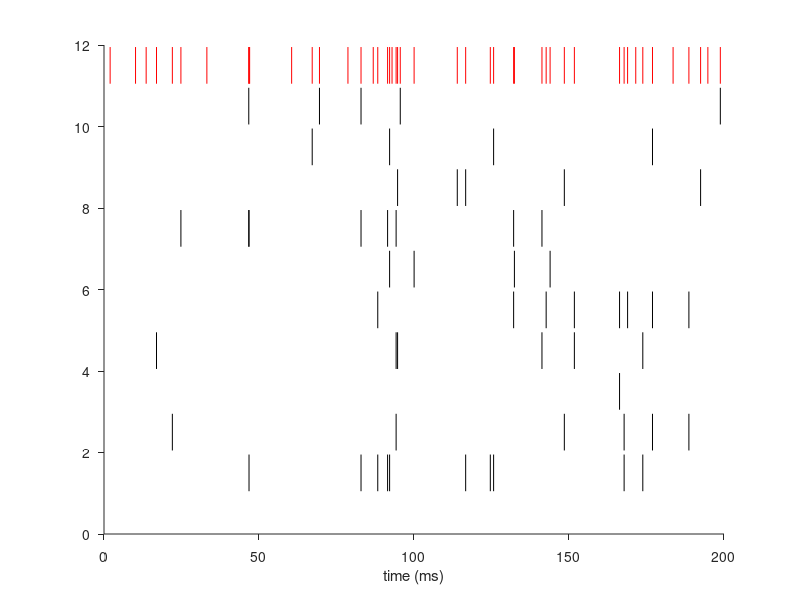

Write MATLAB code to recreate this figure. (Note: this script raises an error after producing the figure.)
% Generate correlated Poisson spike trains

rho = 0.2; %events/ms, 200 events per second

%probability of keeping a spike
prob_keep = 0.1;

dt = 0.5; %in ms
fs = 1/(dt*1e-3); %sampling frequency in Hz


t_max = 200; %ms
nev = 4*t_max*rho;
isi_v = exprnd(1/rho,1,nev);
spk_v = cumsum(isi_v);
spk_v = spk_v(find(spk_v<t_max));

%initializes the data structure
n_trains = 10;
for i = 1:n_trains
    s(i).tspk = [];
end;

for i = 1:length(spk_v)
    u = find(rand(1,n_trains)<=prob_keep);
    for j = 1:length(u)
        s(u(j)).tspk = [s(u(j)).tspk spk_v(i)];
    end;
end;

hf = figure; 
ha = axes;
for i = 1:length(spk_v)
    line('Parent',ha,'XData',[spk_v(i) spk_v(i)],'YData',[(n_trains+1.05) (n_trains+1.95)],...
        'Color','r');
end;

for i = 1:n_trains
  for j = 1:length(s(i).tspk)
    line('Parent',ha,'XData',[s(i).tspk(j) s(i).tspk(j)],'YData',[i+0.05 (i+0.95)]);
  end;
end;


%uncomment to generate associated EPSP conductance changes and plot them 
% Nt = ceil(t_max/dt);
% 
% %excitatory epsp time constant
% tauE = 1; %ms
%  
% epsp_v = zeros(n_trains,Nt);
%  
% for j = 1:n_trains
%     for i = 1:Nt
%         tc = i*dt;
%         epsp_v(j,i) = 0.5*sum( ( max( (tc-s(j).tspk),0 )/tauE).*exp( 1 - (max( (tc-s(j).tspk),0)/tauE) ) );
%     end;
% 
%     line('Parent',ha,'XData', (1:Nt)*dt, 'YData', epsp_v(j,:) + j,'Color','k','LineStyle','-');
% end;

set(ha,'TickDir','out');
xlabel(ha,'time (ms)');

%uncomment to save figure
%print(hf,'-depsc2','cross_poiss1.eps');

%compute the crosscorrelation between two such spike trains

t_max = 32768; %ms, 2^15
nev = ceil(4*t_max*rho);
isi_v = exprnd(1/rho,1,nev);
spk_v = cumsum(isi_v);
spk_v = spk_v(find(spk_v<t_max));

%initializes the data structure
n_trains = 2;
for i = 1:n_trains
    s(i).tspk = [];
end;

for i = 1:length(spk_v)
    u = find(rand(1,n_trains)<=prob_keep);
    for j = 1:length(u)
        s(u(j)).tspk = [s(u(j)).tspk spk_v(i)];
    end;
end;

%uncomment to plot spike trains
%figure; subplot(n_trains+1,1,1);
%stem(spk_v,ones(size(spk_v)),'Marker','none');

%for i = 1:n_trains
%    subplot(n_trains+1,1,i+1);
%    stem(s(i).tspk,ones(size(s(i).tspk)),'Marker','none');
%end;

%generates spike trains
Nt = ceil(t_max/dt);

spk = zeros(2,Nt);
inds1 = ceil(s(1).tspk/dt);
spk(1,inds1) = 1;
inds2 = ceil(s(2).tspk/dt);
spk(2,inds2) = 1;

%converts to delta function approximation (in spk/s)
spk = spk*fs;

m_spk1 = mean(spk(1,:));
m_spk2 = mean(spk(2,:));
s_spk1 = std(spk(1,:));
s_spk2 = std(spk(2,:));

%zero mean
spk(1,:) = spk(1,:)-m_spk1;
spk(2,:) = spk(2,:)-m_spk2;

window = 2048;
noverlap = 1024;
nfft = 2048;
[Pxy,F] = cpsd(spk(1,:),spk(2,:),window,noverlap,nfft,fs,'twosided');
%figure; plot(F,abs(Pxy));

%compute the inverse Fourier transform, but multiply by nfft, since we
%did not start with the original sequence
Cxy = nfft*ifft(Pxy);
dim = find(size(Cxy) ~= 1);
if ( dim == 1 )
    shift_v = [(nfft/2)-1 0];
else 
    shift_v = [0 (nfft/2)-1];
end;

%correct for the phase shift
Cxy = circshift(Cxy,shift_v);
t_v = [-( (nfft/2)-1 ):(nfft/2)]*dt;
%figure; plot(t_v,Cxy);

Cxyn = Cxy/(std(spk(1,:))*std(spk(2,:)));
hf = figure; 
ha = axes;
plot(t_v,Cxyn,'k');
set(ha,'TickDir','out');
xlabel(ha,'time (ms)');
ylabel(ha,'normalized crosscorrelation');

%uncomment to save figure
%print(hf,'-depsc2','cross_poiss2.eps');

